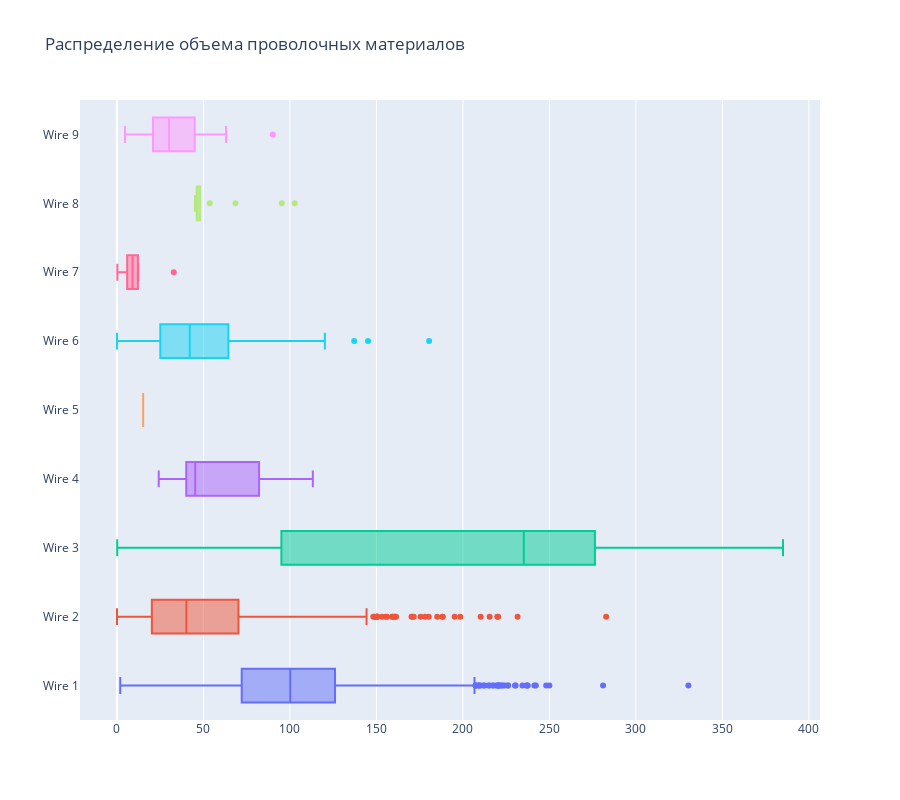

The code cell stored with this chart in its notebook:
### Code cell
fig = make_subplots()

for i in range(9):
    fig.add_trace(go.Box(x=data_wire[f"Wire {i+1}"], name=f"Wire {i+1}"))

fig.update_layout(
    title_text="Распределение объема проволочных материалов",
    height=800,
    showlegend=False,
)
fig.show()

### Figure 1 — Plotly figure (JSON) as saved in the notebook; plotly's stock layout.template omitted (floating-point values rounded to 4 significant figures; data arrays with more than 128 entries replaced by an {"elided": "..."} marker saying what was removed)
{"data": [{"name": "Wire 1", "type": "box", "x": {"elided": "3081 float values"}}, {"name": "Wire 2", "type": "box", "x": {"elided": "3081 float values"}}, {"name": "Wire 3", "type": "box", "x": {"elided": "3081 float values"}}, {"name": "Wire 4", "type": "box", "x": {"elided": "3081 float values"}}, {"name": "Wire 5", "type": "box", "x": {"elided": "3081 float values"}}, {"name": "Wire 6", "type": "box", "x": {"elided": "3081 float values"}}, {"name": "Wire 7", "type": "box", "x": {"elided": "3081 float values"}}, {"name": "Wire 8", "type": "box", "x": {"elided": "3081 float values"}}, {"name": "Wire 9", "type": "box", "x": {"elided": "3081 float values"}}], "layout": {"height": 800, "showlegend": false, "title": {"text": "Распределение объема проволочных материалов"}, "xaxis": {"anchor": "y", "domain": [0, 1]}, "yaxis": {"anchor": "x", "domain": [0, 1]}}}
